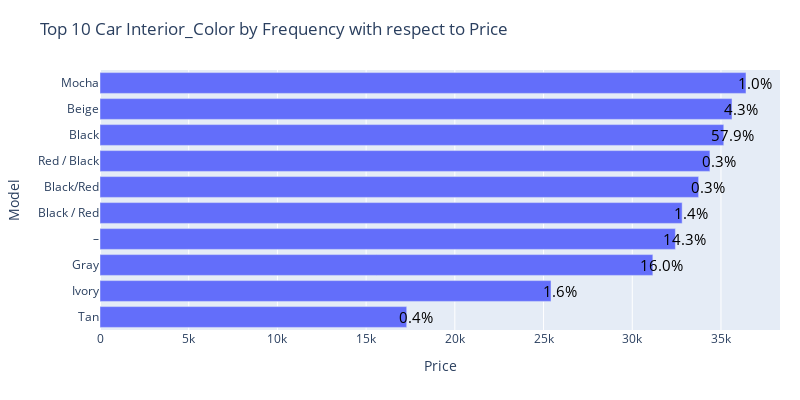

The cell this chart's notebook holds for it:
### Code cell
import plotly.graph_objs as go
import pandas as pd

# create a dataframe of the top 5 car Interior_Color by frequency and their mean price
top_models = df_mean_imputed['Interior_Color'].value_counts().nlargest(10).index
cat_price = df_mean_imputed.groupby('Interior_Color')['Price'].mean()[top_models]
df_top_models = pd.DataFrame({'Interior_Color': cat_price.index, 'Price': cat_price.values})
df_top_models = df_top_models.sort_values(by='Price')

# create a horizontal bar plot using plotly
fig = go.Figure()
fig.add_trace(go.Bar(x=df_top_models['Price'], y=df_top_models['Interior_Color'], orientation='h'))

# customize the layout of the plot
fig.update_layout(
    title='Top 10 Car Interior_Color by Frequency with respect to Price',
    xaxis_title='Price',
    yaxis_title='Model',
    margin=dict(l=100, r=20, t=70, b=70),
    height=400,
    width=800,
)

# add percentage labels to each bar
for i, v in enumerate(df_top_models['Price']):
    fig.add_annotation(
        x=v+500,
        y=df_top_models.iloc[i]['Interior_Color'],
        text='{:.1f}%'.format((df_mean_imputed['Interior_Color'].value_counts(normalize=True)*100)[df_top_models.iloc[i]['Interior_Color']]),
        showarrow=False,
        font=dict(size=15, color='black'),
    )

# show the plot
fig.show()

### Figure 1 — Plotly figure (JSON) as saved in the notebook; plotly's stock layout.template omitted (floating-point values rounded to 4 significant figures)
{"data": [{"orientation": "h", "type": "bar", "x": [17290.0, 25420.0, 31160.0, 32430.0, 32810.0, 33740.0, 34380.0, 35160.0, 35620.0, 36410.0], "y": ["Tan", "Ivory", "Gray", "–", "Black / Red", "Black/Red", "Red / Black", "Black", "Beige", "Mocha"]}], "layout": {"annotations": [{"font": {"color": "black", "size": 15}, "showarrow": false, "text": "0.4%", "x": 17790.0, "y": "Tan"}, {"font": {"color": "black", "size": 15}, "showarrow": false, "text": "1.6%", "x": 25920.0, "y": "Ivory"}, {"font": {"color": "black", "size": 15}, "showarrow": false, "text": "16.0%", "x": 31660.0, "y": "Gray"}, {"font": {"color": "black", "size": 15}, "showarrow": false, "text": "14.3%", "x": 32930.0, "y": "–"}, {"font": {"color": "black", "size": 15}, "showarrow": false, "text": "1.4%", "x": 33310.0, "y": "Black / Red"}, {"font": {"color": "black", "size": 15}, "showarrow": false, "text": "0.3%", "x": 34240.0, "y": "Black/Red"}, {"font": {"color": "black", "size": 15}, "showarrow": false, "text": "0.3%", "x": 34880.0, "y": "Red / Black"}, {"font": {"color": "black", "size": 15}, "showarrow": false, "text": "57.9%", "x": 35660.0, "y": "Black"}, {"font": {"color": "black", "size": 15}, "showarrow": false, "text": "4.3%", "x": 36120.0, "y": "Beige"}, {"font": {"color": "black", "size": 15}, "showarrow": false, "text": "1.0%", "x": 36910.0, "y": "Mocha"}], "height": 400, "margin": {"b": 70, "l": 100, "r": 20, "t": 70}, "title": {"text": "Top 10 Car Interior_Color by Frequency with respect to Price"}, "width": 800, "xaxis": {"title": {"text": "Price"}}, "yaxis": {"title": {"text": "Model"}}}}
